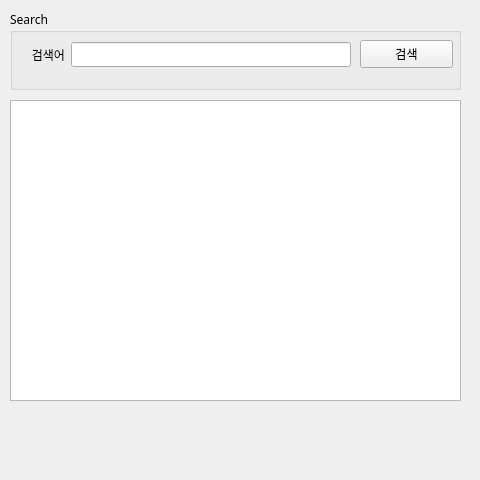
<?xml version="1.0" encoding="UTF-8"?>
<ui version="4.0">
 <class>Form</class>
 <widget class="QWidget" name="Form">
  <property name="geometry">
   <rect>
    <x>0</x>
    <y>0</y>
    <width>480</width>
    <height>480</height>
   </rect>
  </property>
  <property name="sizePolicy">
   <sizepolicy hsizetype="Fixed" vsizetype="Fixed">
    <horstretch>0</horstretch>
    <verstretch>0</verstretch>
   </sizepolicy>
  </property>
  <property name="font">
   <font>
    <family>나눔고딕</family>
   </font>
  </property>
  <property name="windowTitle">
   <string>네이버영화 검색</string>
  </property>
  <property name="windowIcon">
   <iconset>
    <normaloff>naver_icon/naver_icon.png</normaloff>naver_icon/naver_icon.png</iconset>
  </property>
  <widget class="QGroupBox" name="groupBox">
   <property name="geometry">
    <rect>
     <x>10</x>
     <y>10</y>
     <width>451</width>
     <height>80</height>
    </rect>
   </property>
   <property name="title">
    <string>Search</string>
   </property>
   <widget class="QPushButton" name="btnSearch">
    <property name="geometry">
     <rect>
      <x>350</x>
      <y>30</y>
      <width>93</width>
      <height>28</height>
     </rect>
    </property>
    <property name="text">
     <string>검색</string>
    </property>
   </widget>
   <widget class="QWidget" name="layoutWidget">
    <property name="geometry">
     <rect>
      <x>21</x>
      <y>30</y>
      <width>320</width>
      <height>30</height>
     </rect>
    </property>
    <layout class="QHBoxLayout" name="horizontalLayout">
     <item>
      <widget class="QLabel" name="label">
       <property name="text">
        <string>검색어</string>
       </property>
       <property name="alignment">
        <set>Qt::AlignRight|Qt::AlignTrailing|Qt::AlignVCenter</set>
       </property>
      </widget>
     </item>
     <item>
      <widget class="QLineEdit" name="txtSearch"/>
     </item>
    </layout>
   </widget>
  </widget>
  <widget class="QTableWidget" name="tblResult">
   <property name="geometry">
    <rect>
     <x>10</x>
     <y>100</y>
     <width>451</width>
     <height>301</height>
    </rect>
   </property>
   <property name="selectionMode">
    <enum>QAbstractItemView::SingleSelection</enum>
   </property>
  </widget>
 </widget>
 <resources/>
 <connections/>
</ui>
